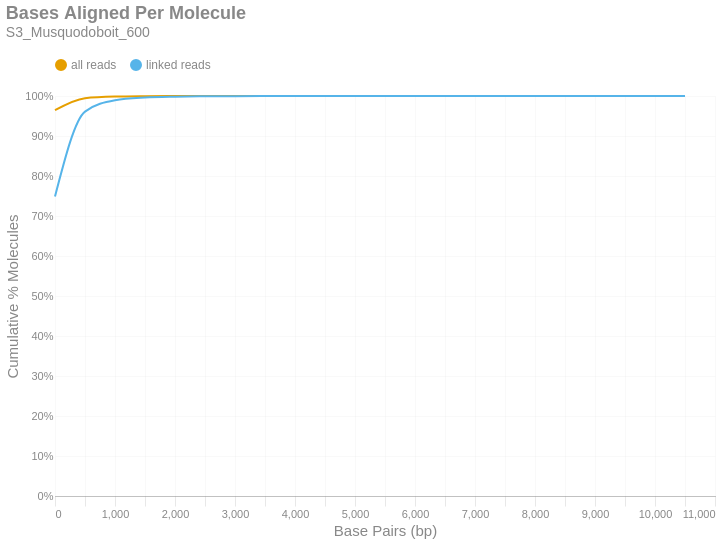

Notebook code cell kept with this figure:
### Markdown cell above
### Bases Aligned Per Molecule
This is a cumulative frequency distribution showing the number of base pairs aligned per unique molecule. These data are shown in 500 bp bins. There are two distributions: one with `all reads` (yellow) and another with only `linked reads` (blue). The percent of molecules in the `linked reads` distribution is relative to the total number of linked molecules.

### Code cell
if SKIPLR:
    print_html(f"Skipped")
else:
    binned_df = consolidated_hist(valids['aligned_bp'], mask, 500, True)
    with SafeRender(binned_df):
        (
            density_plot(binned_df, 'Bases Aligned Per Molecule', samplename, 'basesper')
            .encode(
                x=alt.X('bin:Q', title="Base Pairs (bp)").axis(tickMinStep=500).scale(padding=0),
                y=alt.Y('value:Q', title='Cumulative % Molecules')
                    .axis(format='%')
                    .scale(domain = [0,1])
                    .stack(False),
                color=alt.Color("key:N").scale(domain = ["all reads", "linked reads"]),
                tooltip = [
                    alt.Tooltip("key:N", title = "Data Type"),
                    alt.Tooltip("range_label:N", title="Bases Aligned Per Molecule"),
                    alt.Tooltip("value:Q", format = ".2%", title="% Molecules (Cum.)")
                ]
            )
        ).display()

### Figure 1 — Vega-Lite specification as saved in the notebook (floating-point values rounded to 4 significant figures)
{"width": "container", "height": 400, "config": {"title": {"anchor": "start", "dy": -15, "fontSize": 18, "color": "#888888", "subtitleColor": "#888888", "subtitleFontSize": 14}, "arc": {"fill": "#0072B2"}, "axis": {"domainColor": "#888888", "domainWidth": 0.5, "gridWidth": 0.2, "grid": false, "titleFontWeight": 400, "titleFontSize": 15, "labelFontSize": 11, "labelColor": "#888888", "tickColor": "#888888", "tickWidth": 0.2, "titleColor": "#888888"}, "axisBand": {"grid": false}, "axisX": {"grid": true, "tickSize": 10, "domainCap": "round"}, "axisY": {"domain": false, "grid": true, "tickSize": 0, "domainCap": "round"}, "background": "transparent", "header": {"labelFontSize": 15, "labelColor": "#888888", "titleFontSize": 15, "titleFontWeight": 600, "titleColor": "#888888"}, "legend": {"labelFont": "sans-serif", "labelFontSize": 12, "labelColor": "#888888", "symbolSize": 100, "symbolType": "circle", "titleFontSize": 12, "titlePadding": 10, "titleColor": "#888888", "title": null, "orient": "top"}, "range": {"category": ["#E69F00", "#56B4E9", "#009E73", "#F0E442", "#0072B2", "#D55E00", "#CC79A7", "#000000"], "diverging": ["#cfe8f3", "#a2d4ec", "#73bfe2", "#46abdb", "#1696d2", "#12719e"]}, "area": {"fill": "#0072B2", "fillOpacity": 0.7, "line": true, "strokeOpacity": 0.7}, "line": {"color": "#0072B2", "stroke": "#0072B2", "strokeWidth": 2}, "trail": {"color": "#0072B2", "stroke": "#0072B2", "strokeWidth": 0, "size": 1}, "point": {"filled": true, "fillOpacity": 1.0, "size": 95}, "text": {"color": "#888888", "fontSize": 11, "align": "right", "fontWeight": 400, "size": 11}, "bar": {"fill": "#0072B2", "stroke": null}, "view": {"stroke": null, "continuousWidth": 660, "continuousHeight": 400}}, "data": {"name": "data-8d84be199a3ed6e6b8ad24295949cdfc"}, "mark": {"type": "line", "interpolate": "monotone", "point": {"opacity": 0, "size": 275}}, "encoding": {"color": {"field": "key", "scale": {"domain": ["all reads", "linked reads"]}, "type": "nominal"}, "tooltip": [{"field": "key", "title": "Data Type", "type": "nominal"}, {"field": "range_label", "title": "Bases Aligned Per Molecule", "type": "nominal"}, {"field": "value", "format": ".2%", "title": "% Molecules (Cum.)", "type": "quantitative"}], "x": {"axis": {"tickMinStep": 500}, "field": "bin", "scale": {"padding": 0}, "title": "Base Pairs (bp)", "type": "quantitative"}, "y": {"axis": {"format": "%"}, "field": "value", "scale": {"domain": [0, 1]}, "stack": false, "title": "Cumulative % Molecules", "type": "quantitative"}}, "params": [{"name": "param_c36ac31b6afebe62", "select": {"type": "point", "fields": ["key"]}, "bind": "legend"}], "title": {"text": "Bases Aligned Per Molecule", "subtitle": "S3_Musquodoboit_600"}, "transform": [{"fold": ["all reads (cumsum)", "linked reads (cumsum)"]}, {"calculate": "replace(datum.key, ' (cumsum)', '')", "as": "key"}, {"filter": {"param": "param_c36ac31b6afebe62"}}], "usermeta": {"embedOptions": {"downloadFileName": "S3_Musquodoboit_600.basesper"}}, "$schema": "https://vega.github.io/schema/vega-lite/v6.1.0.json", "datasets": {"data-8d84be199a3ed6e6b8ad24295949cdfc": [{"bin": "0.0", "interval": "0.0-500.0", "all reads": 0.9644, "linked reads": 0.7488, "all reads (cumsum)": 0.9644, "linked reads (cumsum)": 0.7488, "range_label": "0-499"}, {"bin": "500.0", "interval": "500.0-1000.0", "all reads": 0.03012, "linked reads": 0.2122, "all reads (cumsum)": 0.9945, "linked reads (cumsum)": 0.961, "range_label": "500-999"}, {"bin": "1000.0", "interval": "1000.0-1500.0", "all reads": 0.00398, "linked reads": 0.02832, "all reads (cumsum)": 0.9985, "linked reads (cumsum)": 0.9893, "range_label": "1000-1499"}, {"bin": "1500.0", "interval": "1500.0-2000.0", "all reads": 0.0009602, "linked reads": 0.00684, "all reads (cumsum)": 0.9995, "linked reads (cumsum)": 0.9962, "range_label": "1500-1999"}, {"bin": "2000.0", "interval": "2000.0-2500.0", "all reads": 0.0003122, "linked reads": 0.002224, "all reads (cumsum)": 0.9998, "linked reads (cumsum)": 0.9984, "range_label": "2000-2499"}, {"bin": "2500.0", "interval": "2500.0-3000.0", "all reads": 0.0001167, "linked reads": 0.0008315, "all reads (cumsum)": 0.9999, "linked reads (cumsum)": 0.9992, "range_label": "2500-2999"}, {"bin": "3000.0", "interval": "3000.0-3500.0", "all reads": 5.646e-05, "linked reads": 0.0004022, "all reads (cumsum)": 0.9999, "linked reads (cumsum)": 0.9996, "range_label": "3000-3499"}, {"bin": "3500.0", "interval": "3500.0-4000.0", "all reads": 2.484e-05, "linked reads": 0.0001769, "all reads (cumsum)": 1.0, "linked reads (cumsum)": 0.9998, "range_label": "3500-3999"}, {"bin": "4000.0", "interval": "4000.0-4500.0", "all reads": 1.235e-05, "linked reads": 8.798e-05, "all reads (cumsum)": 1.0, "linked reads (cumsum)": 0.9999, "range_label": "4000-4499"}, {"bin": "4500.0", "interval": "4500.0-5000.0", "all reads": 5.972e-06, "linked reads": 4.254e-05, "all reads (cumsum)": 1.0, "linked reads (cumsum)": 0.9999, "range_label": "4500-4999"}, {"bin": "5000.0", "interval": "5000.0-5500.0", "all reads": 3.936e-06, "linked reads": 2.804e-05, "all reads (cumsum)": 1.0, "linked reads (cumsum)": 1.0, "range_label": "5000-5499"}, {"bin": "5500.0", "interval": "5500.0-6000.0", "all reads": 2.172e-06, "linked reads": 1.547e-05, "all reads (cumsum)": 1.0, "linked reads (cumsum)": 1.0, "range_label": "5500-5999"}, {"bin": "6000.0", "interval": "6000.0-6500.0", "all reads": 1.086e-06, "linked reads": 7.735e-06, "all reads (cumsum)": 1.0, "linked reads (cumsum)": 1.0, "range_label": "6000-6499"}, {"bin": "6500.0", "interval": "6500.0-7000.0", "all reads": 4.072e-07, "linked reads": 2.901e-06, "all reads (cumsum)": 1.0, "linked reads (cumsum)": 1.0, "range_label": "6500-6999"}, {"bin": "7000.0", "interval": "7000.0-7500.0", "all reads": 2.714e-07, "linked reads": 1.934e-06, "all reads (cumsum)": 1.0, "linked reads (cumsum)": 1.0, "range_label": "7000-7499"}, {"bin": "7500.0", "interval": "7500.0-8000.0", "all reads": 0.0, "linked reads": 0.0, "all reads (cumsum)": 1.0, "linked reads (cumsum)": 1.0, "range_label": "7500-7999"}, {"bin": "8000.0", "interval": "8000.0-8500.0", "all reads": 1.357e-07, "linked reads": 9.669e-07, "all reads (cumsum)": 1.0, "linked reads (cumsum)": 1.0, "range_label": "8000-8499"}, {"bin": "8500.0", "interval": "8500.0-9000.0", "all reads": 1.357e-07, "linked reads": 9.669e-07, "all reads (cumsum)": 1.0, "linked reads (cumsum)": 1.0, "range_label": "8500-8999"}, {"bin": "9000.0", "interval": "9000.0-9500.0", "all reads": 0.0, "linked reads": 0.0, "all reads (cumsum)": 1.0, "linked reads (cumsum)": 1.0, "range_label": "9000-9499"}, {"bin": "9500.0", "interval": "9500.0-10000.0", "all reads": 0.0, "linked reads": 0.0, "all reads (cumsum)": 1.0, "linked reads (cumsum)": 1.0, "range_label": "9500-9999"}, {"bin": "10000.0", "interval": "10000.0-10500.0", "all reads": 0.0, "linked reads": 0.0, "all reads (cumsum)": 1.0, "linked reads (cumsum)": 1.0, "range_label": "10000-10499"}, {"bin": "10500.0", "interval": "10500.0-11000.0", "all reads": 1.357e-07, "linked reads": 9.669e-07, "all reads (cumsum)": 1.0, "linked reads (cumsum)": 1.0, "range_label": "10500-10999"}]}}
